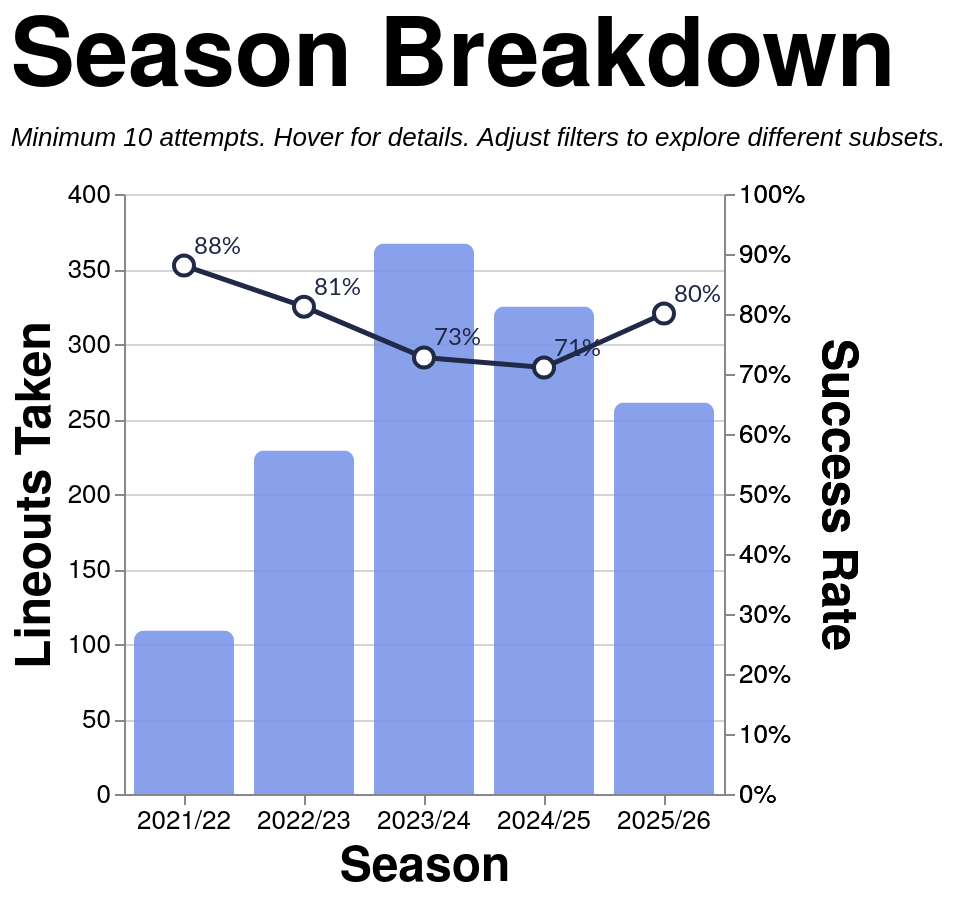

Vega-Lite specification for this chart:
### Vega-Lite specification from a JSON file in a GitHub repository (floating-point values rounded to 4 significant figures; data arrays with more than 128 entries replaced by an {"elided": "..."} marker saying what was removed)
{"config": {"axis": {"labelFont": "PT Sans Narrow, Helvetica Neue, Helvetica, Arial, sans-serif", "titleFont": "PT Sans Narrow, Helvetica Neue, Helvetica, Arial, sans-serif", "labelFontSize": 13, "titleFontSize": 24, "gridColor": "#202947", "gridOpacity": 0.2, "zindex": 1}, "text": {"font": "Lato, sans-serif"}, "bar": {"cornerRadiusEnd": 5}, "header": {"labelFont": "PT Sans Narrow, Helvetica Neue, Helvetica, Arial, sans-serif", "titleFont": "PT Sans Narrow, Helvetica Neue, Helvetica, Arial, sans-serif", "labelFontSize": 24, "titleFontSize": 28, "labelFontWeight": "bold", "orient": "left"}, "legend": {"labelFont": "PT Sans Narrow, Helvetica Neue, Helvetica, Arial, sans-serif", "titleFont": "PT Sans Narrow, Helvetica Neue, Helvetica, Arial, sans-serif", "labelFontSize": 14, "titleFontSize": 16, "titlePadding": 5, "fillColor": "white", "strokeColor": "black", "padding": 10, "titleFontWeight": "lighter", "titleFontStyle": "italic", "titleColor": "gray", "offset": 10}, "title": {"font": "PT Sans Narrow, Helvetica Neue, Helvetica, Arial, sans-serif", "fontSize": 48, "fontWeight": "bold", "anchor": "start", "align": "center", "titlePadding": 20, "subtitlePadding": 10, "subtitleFontSize": 13, "subtitleColor": "", "subtitleFontStyle": "italic", "offset": 15, "color": "black"}, "axisX": {"labelAngle": 0}, "facet": {"title": null, "header": null, "align": {"row": "each", "column": "each"}, "spacing": 10}, "resolve": {"scale": {"y": "independent", "facet": "independent"}}, "background": "transparent", "scale": {"offsetBandPaddingOuter": 0.2, "offsetBandPaddingInner": 0.1}, "view": {"stroke": null, "background": "transparent"}}, "layer": [{"mark": {"type": "bar", "opacity": 0.9, "size": 50}, "encoding": {"color": {"value": "#7d96e8"}, "stroke": {"value": "transparent"}, "tooltip": [{"field": "season", "title": "Season", "type": "nominal"}, {"field": "attempts", "format": ",.0f", "title": "Attempts", "type": "quantitative"}, {"field": "won", "format": ",.0f", "title": "Won", "type": "quantitative"}, {"field": "success_rate", "format": ".1%", "title": "Success Rate", "type": "quantitative"}], "x": {"axis": {"labelAngle": 0}, "field": "season", "sort": ["2021/22", "2022/23", "2023/24", "2024/25", "2025/26"], "title": "Season", "type": "nominal"}, "y": {"field": "attempts", "title": "Lineouts Taken", "type": "quantitative"}}, "transform": [{"filter": "(loSquad == 'All' || datum.squad == loSquad) && (loSeason == 'All' || datum.season == loSeason) && (loGameType == 'All' || (loGameType == 'League + Cup' && (datum.game_type == 'League' || datum.game_type == 'Cup')) || (loGameType == 'League only' && datum.game_type == 'League') || datum.game_type == loGameType) && (loThrower == 'All' || datum.thrower == loThrower) && (loJumper == 'All' || datum.jumper == loJumper) && (loArea == 'All' || datum.area == loArea) && (loNumbers == 'All' || datum.numbers == loNumbers)"}, {"aggregate": [{"op": "count", "as": "attempts"}, {"op": "sum", "field": "won", "as": "won"}], "groupby": ["season"]}, {"filter": "datum.attempts >= 10"}, {"calculate": "datum.won / datum.attempts", "as": "success_rate"}]}, {"mark": {"type": "line", "point": {"fill": "white", "filled": false, "size": 100, "stroke": "#202946"}, "stroke": "#202946", "strokeWidth": 2.5}, "encoding": {"tooltip": [{"field": "season", "title": "Season", "type": "nominal"}, {"field": "attempts", "format": ",.0f", "title": "Attempts", "type": "quantitative"}, {"field": "won", "format": ",.0f", "title": "Won", "type": "quantitative"}, {"field": "success_rate", "format": ".1%", "title": "Success Rate", "type": "quantitative"}], "x": {"axis": {"labelAngle": 0}, "field": "season", "sort": ["2021/22", "2022/23", "2023/24", "2024/25", "2025/26"], "title": "Season", "type": "nominal"}, "y": {"axis": {"format": "%", "orient": "right"}, "field": "success_rate", "scale": {"domain": [0, 1]}, "title": "Success Rate", "type": "quantitative"}}, "transform": [{"filter": "(loSquad == 'All' || datum.squad == loSquad) && (loSeason == 'All' || datum.season == loSeason) && (loGameType == 'All' || (loGameType == 'League + Cup' && (datum.game_type == 'League' || datum.game_type == 'Cup')) || (loGameType == 'League only' && datum.game_type == 'League') || datum.game_type == loGameType) && (loThrower == 'All' || datum.thrower == loThrower) && (loJumper == 'All' || datum.jumper == loJumper) && (loArea == 'All' || datum.area == loArea) && (loNumbers == 'All' || datum.numbers == loNumbers)"}, {"aggregate": [{"op": "count", "as": "attempts"}, {"op": "sum", "field": "won", "as": "won"}], "groupby": ["season"]}, {"filter": "datum.attempts >= 10"}, {"calculate": "datum.won / datum.attempts", "as": "success_rate"}]}, {"mark": {"type": "text", "align": "left", "baseline": "middle", "color": "#202946", "dx": 5, "dy": -10, "fontSize": 12}, "encoding": {"text": {"field": "success_rate", "format": ".0%", "type": "quantitative"}, "x": {"axis": {"labelAngle": 0}, "field": "season", "sort": ["2021/22", "2022/23", "2023/24", "2024/25", "2025/26"], "title": "Season", "type": "nominal"}, "y": {"axis": {"format": "%", "orient": "right"}, "field": "success_rate", "scale": {"domain": [0, 1]}, "title": "Success Rate", "type": "quantitative"}}, "transform": [{"filter": "(loSquad == 'All' || datum.squad == loSquad) && (loSeason == 'All' || datum.season == loSeason) && (loGameType == 'All' || (loGameType == 'League + Cup' && (datum.game_type == 'League' || datum.game_type == 'Cup')) || (loGameType == 'League only' && datum.game_type == 'League') || datum.game_type == loGameType) && (loThrower == 'All' || datum.thrower == loThrower) && (loJumper == 'All' || datum.jumper == loJumper) && (loArea == 'All' || datum.area == loArea) && (loNumbers == 'All' || datum.numbers == loNumbers)"}, {"aggregate": [{"op": "count", "as": "attempts"}, {"op": "sum", "field": "won", "as": "won"}], "groupby": ["season"]}, {"filter": "datum.attempts >= 10"}, {"calculate": "datum.won / datum.attempts", "as": "success_rate"}]}], "data": {"name": "data-ff4417377fb2d4051535927ee5fe2613"}, "height": 300, "params": [{"name": "loSquad", "value": "All"}, {"name": "loSeason", "value": "All"}, {"name": "loGameType", "value": "All"}, {"name": "loThrower", "value": "All"}, {"name": "loJumper", "value": "All"}, {"name": "loArea", "value": "All"}, {"name": "loNumbers", "value": "All"}], "resolve": {"scale": {"y": "independent"}}, "title": {"text": "Season Breakdown", "subtitle": "Minimum 10 attempts. Hover for details. Adjust filters to explore different subsets."}, "width": {"step": 60}, "$schema": "https://vega.github.io/schema/vega-lite/v5.20.1.json", "datasets": {"data-ff4417377fb2d4051535927ee5fe2613": {"elided": "1291 records"}}}
